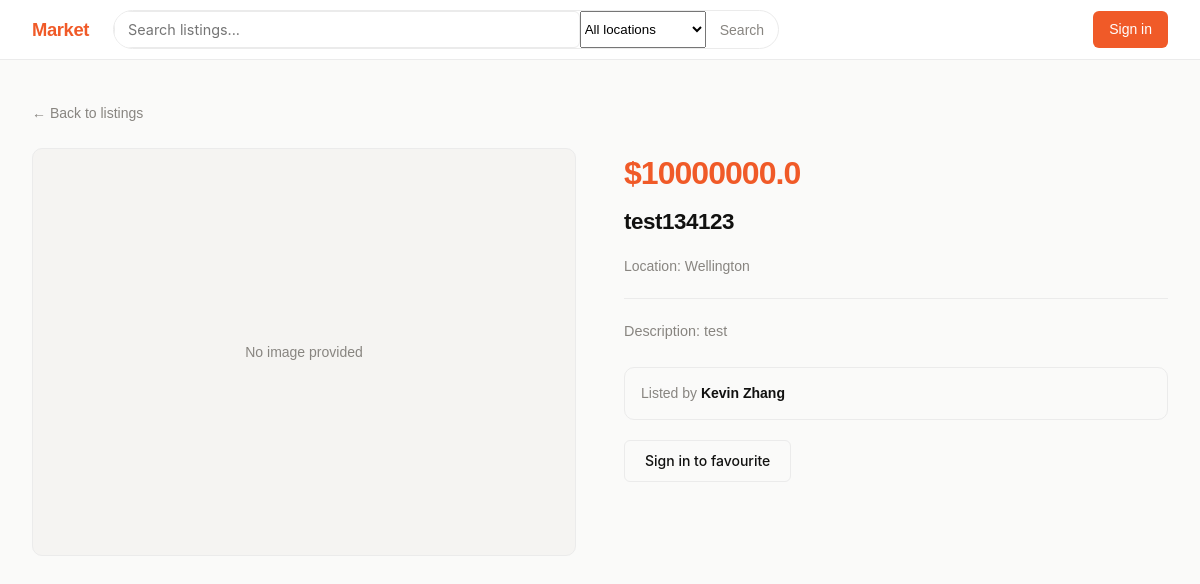
Before: /listing/4 with the older database file.
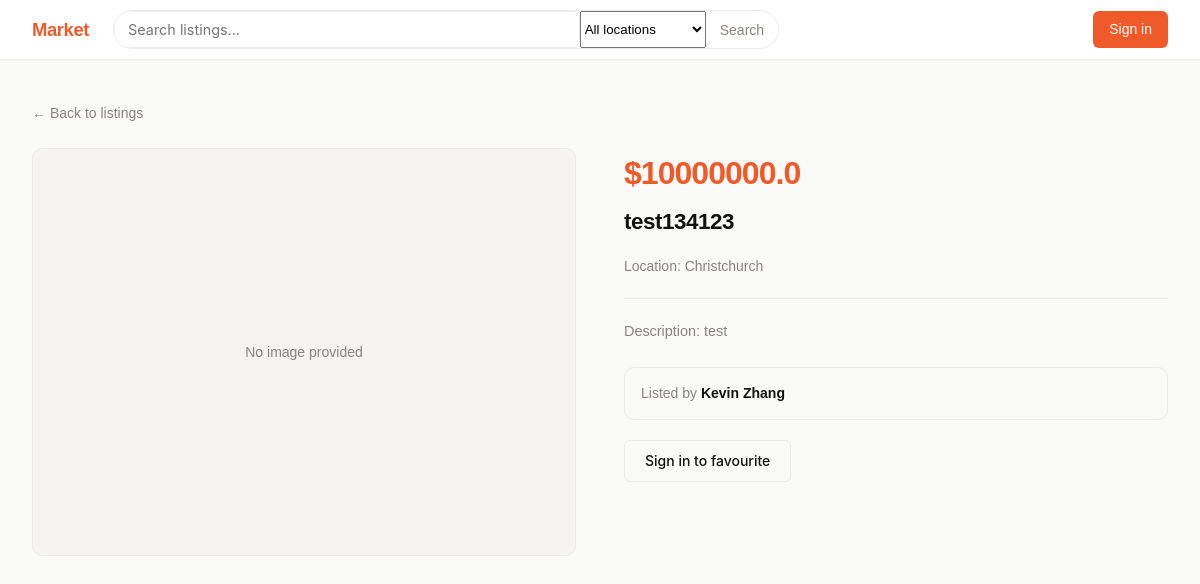
After: the same page with the newer database file.
### app.py (models this page shows)
class Listing(db.Model):
    id = db.Column(db.Integer, primary_key=True)
    user_id = db.Column(db.Integer, db.ForeignKey("user.id"))
    title = db.Column(db.String(200), nullable=False)
    description = db.Column(db.Text, nullable=False)
    price = db.Column(db.Float, nullable=False)
    location = db.Column(db.String(200), nullable=False)
    image_filename = db.Column(db.String(256))

### app.py (the view)
@app.route('/listing/<int:listing_id>')
def view_listing(listing_id):
    listing = Listing.query.get_or_404(listing_id)
    return render_template('view_listing.html', listing=listing)

### templates/view_listing.html (shortened to what this page needs)
{% extends "base.html" %}
{% block content %}
<a href="{{ url_for('home') }}" class="back-link">← Back to listings</a>
<div class="view-layout">
    <div>
        {% if listing.image_filename %}
            <img src="{{ url_for('static', filename='uploads/' ~ listing.image_filename) }}" class="view-img" alt="{{ listing.title }}">
        {% else %}
            <div class="view-no-img">No image provided</div>
        {% endif %}
    </div>
    <div>
        <p class="view-price">${{ listing.price }}</p>
        <h1 class="view-title">{{ listing.title }}</h1>
        <div class="view-location">
            Location: {{ listing.location }}
        </div>
        <p class="view-description">Description: {{ listing.description }}</p>
        <div class="view-seller">
            <span>Listed by </span><strong>{{ listing.seller.name }}</strong>
        </div>
        <div class="view-actions">
            {% if current_user.is_authenticated %}
                {% if current_user.id != listing.user_id %}
                    <form method="POST" action="{{ url_for('toggle_favourite', listing_id=listing.id) }}">
                        <button type="submit" class="btn btn-outline">
                            {% if listing in current_user.favourites %}
                                ♥ Favourited
                            {% else %}
                                ♡ Favourite listing
                            {% endif %}
                        </button>
                    </form>
                {% else %}
                    <a href="{{ url_for('edit_listing', listing_id=listing.id) }}" class="btn btn-outline">Edit</a>
                    <form method="POST" action="{{ url_for('delete_listing', listing_id=listing.id) }}" onsubmit="return confirm('Delete this listing?')">
                        <button type="submit" class="btn btn-delete">Delete</button>
                    </form>
                {% endif %}
            {% else %}
                <a href="{{ url_for('google_login') }}" class="btn btn-outline">Sign in to favourite</a>
            {% endif %}
        </div>
    </div>
</div>
{% endblock %}

Changed rows visible on the page:
changed Listing "test134123": location "Wellington" → "Christchurch"
